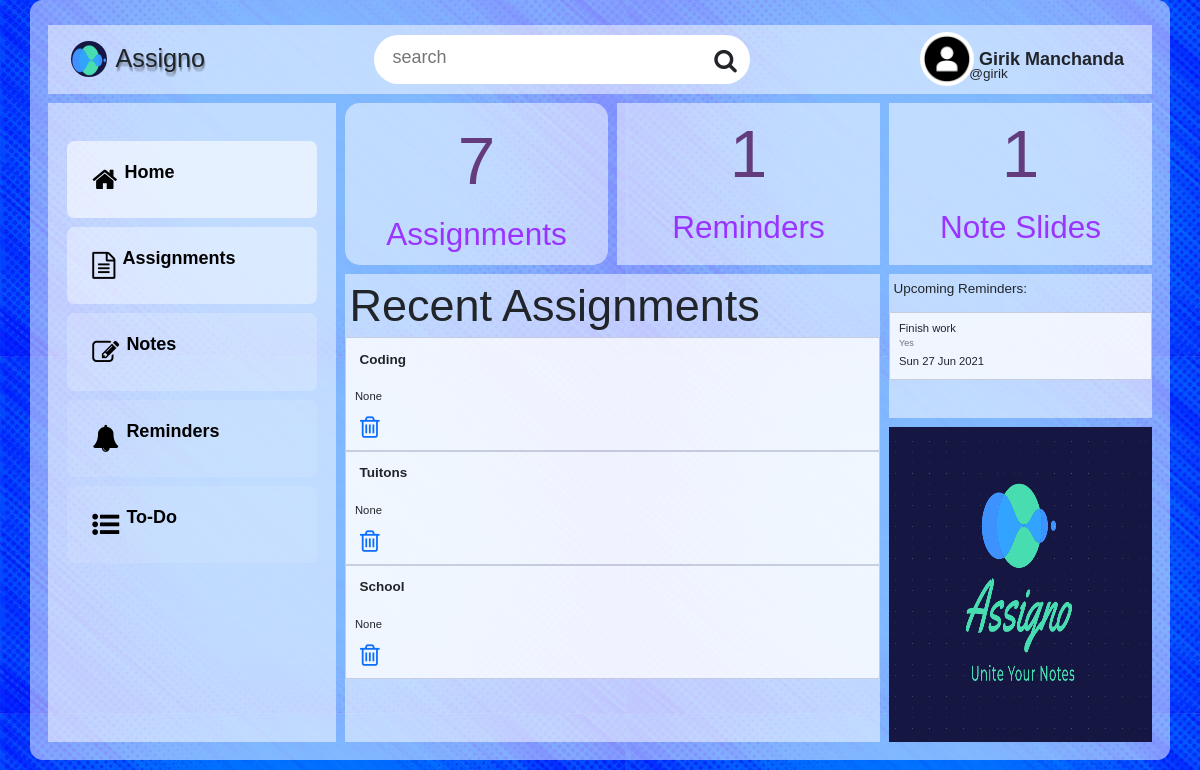
/dashboard/ (signed in), run on an earlier commit of the app's database.
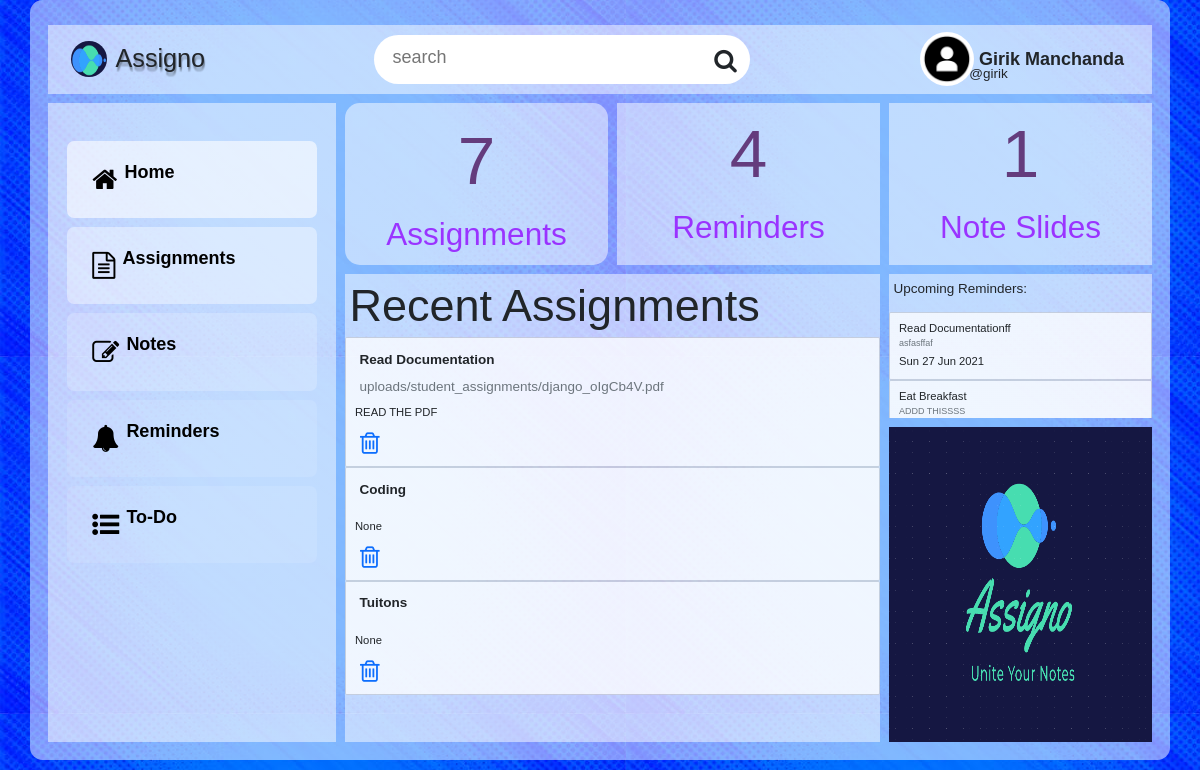
And on a later commit of the database.
### dashboard/models.py (models this page shows, shortened)
class assignments(models.Model):
    user = models.ForeignKey(User, on_delete = models.CASCADE)
    assignment = models.FileField(upload_to='uploads/student_assignments', blank=True, null=True) # REMEMBER TO REMOVE BLANK AND NULL
    title = models.CharField(max_length=100)
    description = models.TextField(blank=True, null=True)
    timestamp = models.DateTimeField(auto_now_add=True)
    categories = models.ManyToManyField(categories, related_name="assignment_in_category",blank=True)

class deadlines(models.Model):
    user = models.ForeignKey(User, on_delete = models.CASCADE)
    title = models.CharField(max_length=150)
    description = models.TextField(blank=True, null=True)
    assignments = models.ForeignKey(assignments, blank=True, null=True, on_delete = models.CASCADE)
    last_date = models.DateField()
    timestamp = models.DateTimeField(auto_now_add=True)

### dashboard/views.py (the view)
# urls.py: 2. Add a URL to urlpatterns:  path('', views.home, name='home')
@login_required
def home(request):
    assignments = models.assignments.objects.filter(user=request.user)
    notes = models.notes.objects.filter(user=request.user).count()
    deadlines = models.deadlines.objects.filter(user=request.user)
    context = {
        "recent_assignments": assignments.order_by('-timestamp')[:3],
        "assignment_count":assignments.count(),
        "notes_count":notes,
        "deadline_count":deadlines.count(),
        "deadline":deadlines.order_by('last_date')[:3],
    }
    return render(request, 'dashboard/home.html', context)

### templates/dashboard/home.html
{% extends "base.html" %}
{% load static %}
{% block dashboard_sections %}
<div class="my_container">
    {% include "snippets/navigation.html" %}
    {% include "snippets/sidebar.html" %}
    <div class="card1">
    <span class="stats"> {{ assignment_count }}</span>
    <br>
    <span class="stat_title">Assignments</span>
    </div>
    <div class="card2">
    <span class="stats"> {{ deadline_count }}</span>
    <br>
    <span class="stat_title">Reminders</span>
    </div>
    <div class="card3">
    <span class="stats">{{ notes_count }}</span>
    <br>
    <span class="stat_title">Note Slides</span>
    </div>
    <div class="sub-content">
        <h1 class="title">Recent Assignments</h1>
        {% for item in recent_assignments  %}
        <div class="card enlarge-text">
            <div class="card-body">
              <h5 class="card-title basic"><strong>{{ item.title }}</strong></h5>
              <h6 class="card-subtitle mb-2 text-muted basic">{{ item.assignment }}</h6>
              <p class="card-text">{{ item.description }}</p>
              <a href="#" class="card-link enlarge-text"><a href="{% url 'dashboard:assignment-delete' pk=item.pk %}"><i class="fa fa-trash-o enlarge-symbol"></i></a></a>
            </div>
          </div>
        {% endfor %}
    </div>
    <div class="home-logo">
        <img class="home-logo-image" src="{% static 'images/logo/logo.png' %}" alt="">
    </div>
    <div class="right-panel">
       <p class="basic">
        Upcoming Reminders:
       </p>
            {% for item in deadline  %}
            <div class="card enlarge-text">
                <div class="card-body">
                  <h5 class="card-title">{{ item.title }}</h5>
                  <h6 class="card-subtitle mb-2 text-muted">{{ item.description }}</h6>
                  <p class="card-text">{{ item.last_date|date:"D d M Y" }}</p>
                </div>
              </div>
              {% empty %}
             <p class="basic"> (No Reminders)</p>
            {% endfor %}
    </div>
</div>
{% endblock dashboard_sections %}

What changed in the data, as far as the page shows it:
no longer on this page (row unchanged): assignments: title "School", description "None"
removed deadlines: title "Finish work", description "Yes", last_date "Sun 27 Jun 2021"
added assignments: title "Read Documentation", assignment "uploads/student_assignments/django_oIgCb4V.pdf", description "READ THE PDF"
added deadlines: title "Read Documentationff", description "asfasffaf", last_date "Sun 27 Jun 2021"
added deadlines: title "Eat Breakfast", description "ADDD THISSSS"
Also different on the page:
{{ deadline_count }}: "1" → "4"
